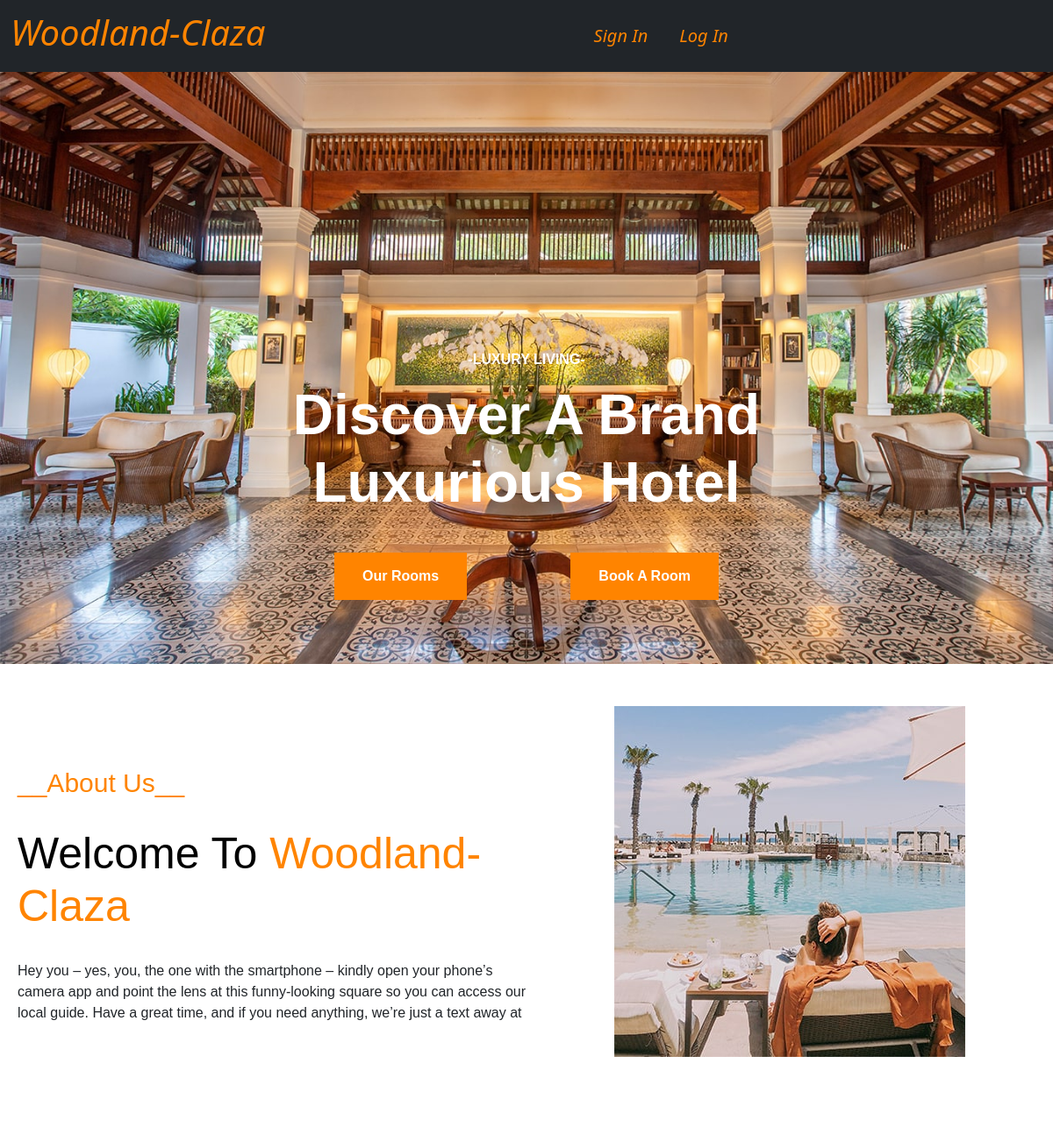
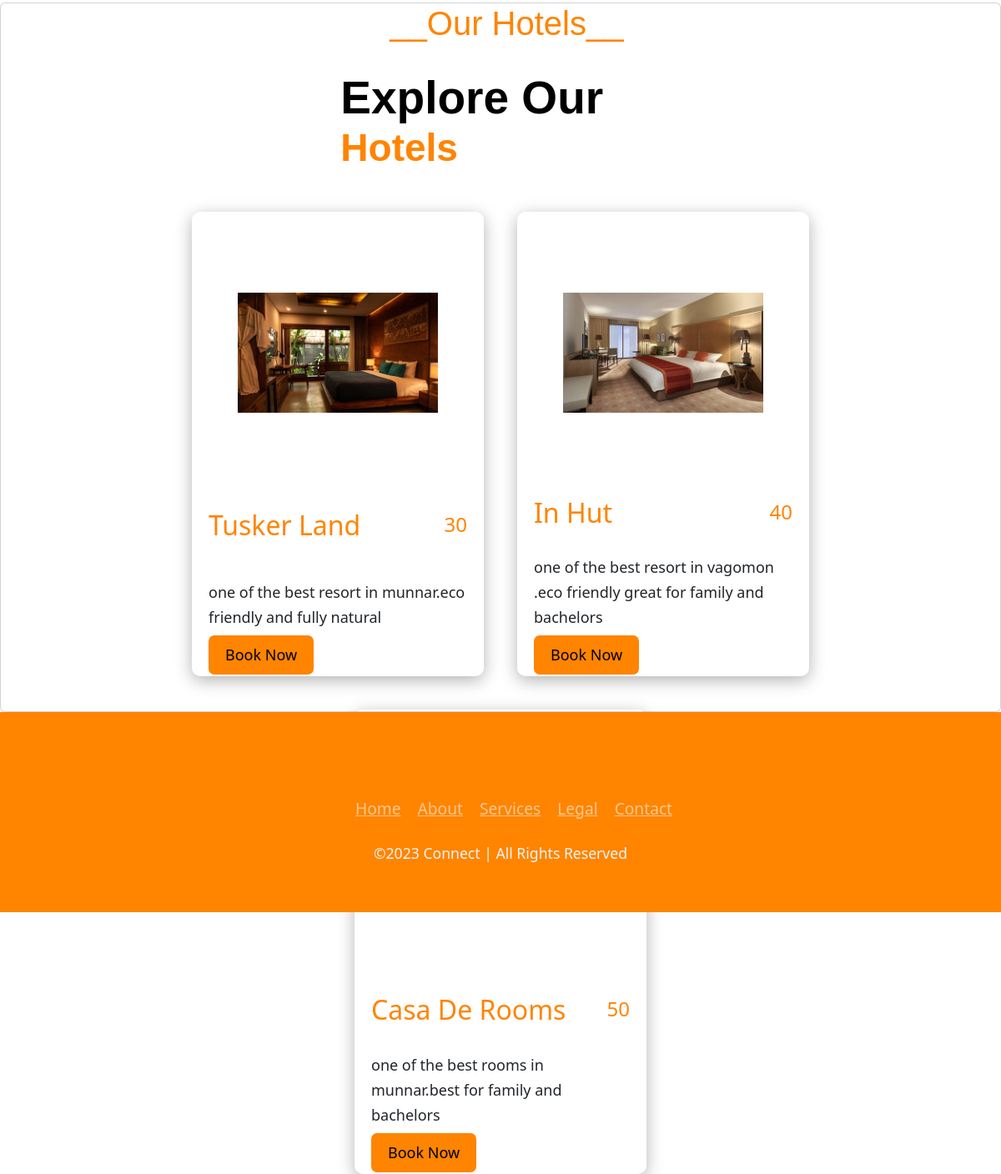
The page / on the database its author committed (2 pictures, top to bottom).
### hotelapp/models.py (models this page shows, shortened)
class Hotels(models.Model):
    image = models.ImageField(upload_to='pic')
    name = models.CharField(max_length=50)
    price = models.IntegerField()
    des = models.CharField(max_length=100)

### hotelapp/views.py (the view)
# urls.py: path('',views.index,name='index'),
def index(request):
    product = Hotels.objects.all()
    item = {
        'product':product
    }
    return render(request,'index.html',item)

### template/index.html (shortened to what this page needs)
{% load static %}
<!DOCTYPE html>
<html lang="en">
<head>
    <link href="https://cdn.jsdelivr.net/npm/bootstrap@5.3.0-alpha3/dist/css/bootstrap.min.css" rel="stylesheet">
    <link rel="stylesheet" href="{% static 'index.css' %}">
</head>
<body>
    <section>
    <nav class="navbar navbar-expand-lg bg-dark">
        <div class="container-fluid">
          <a class="navbar-brand" href="#"><h1 class="head">Woodland-Claza</h1></a>
          <div class="collapse navbar-collapse" id="navbarNav" >
            <ul class="navbar-nav">
              {% if user.is_authenticated %}
              <li class="nav-item">
                <a class="nav-link" aria-current="page" href="{% url 'index' %}">Home</a>
              </li>
              <li class="nav-item">
                <a class="nav-link" href="{% url 'comments' %}">Reviews</a>
              </li>
              <li class="nav-item">
                <a class="nav-link" href="#about">Rooms</a>
              </li>
              <li class="nav-item">
                <a class="nav-link" href="{% url 'logout' %}">Log Out</a>
              </li>
              <li class="nav-item">
                <a class="nav-link" style="color: antiquewhite;" href="">Logged In As {{user.username}}</a>
              </li>
              {% else %}
              <li class="nav-item">
                <a class="nav-link" href="{% url 'signup' %}">Sign In</a>
              </li>
              <li class="nav-item">
                <a class="nav-link" href="{% url 'login' %}">Log In</a>
              </li>
              {% endif %}
            </ul>
          </div>
        </div>
      </nav>
    </section>
<div class="container-fluid p-0 mb-5">
  <div id="header-carousel" class="carousel slide" data-bs-ride="carousel">
      <div class="carousel-inner">
          <div class="carousel-item active">
              <img id="carimg" class="w-100 " src="{% static 'images/carousel-1.jpg' %}" alt="Image">
              <div class="carousel-caption d-flex flex-column align-items-center justify-content-center">
                  <div class="p-3" style="max-width: 700px;">
                      <h6 class="section-title text-white text-uppercase mb-3 animated slideInDown" id="chead1">-Luxury Living-</h6>
                      <h1 class="display-3 text-white mb-4 animated slideInDown" id="chead2">Discover A Brand Luxurious Hotel</h1>
                      <a href="#rooms" class="btn  py-md-3 px-md-5 me-3 animated slideInLeft"><button class="cbut">Our Rooms</button></a>
                      <a href="{% url 'booking' %}" class="btn  py-md-3 px-md-5 animated slideInRight"><button class="cbut">Book A Room</button></a>
                  </div>
              </div>
          </div>
      </div>
      <button class="carousel-control-prev" type="button" data-bs-target="#header-carousel"
          data-bs-slide="prev">
          <span class="carousel-control-prev-icon" aria-hidden="true"></span>
      </button>
      <button class="carousel-control-next" type="button" data-bs-target="#header-carousel"
          data-bs-slide="next">
          <span class="carousel-control-next-icon" aria-hidden="true"></span>
      </button>
  </div>
</div>
<div class="aboutdiv" id="about">
  <div class="row-about">
    <div class="col-md-6">
      <div class="divpa">
        <h3>__About Us__</h3>
        <br>
        <h1><span style="color: black;">Welcome To</span> Woodland-Claza</h1>
        <br>
        <p>Hey you – yes, you, the one with the smartphone – kindly open your phone’s camera app and point the lens at this funny-looking square so you can access our local guide. Have a great time, and if you need anything, we’re just a text away at</p>
    </div>
    </div>
    <div class="col-md-6">
      <div class="imgdiv"><img src="{% static 'images/about-1.jpg' %}" alt=""></div>
      </div>
    </div>
  </div>
<div class="card" id="rooms">
<div class="row-cardhead">
  <div class="col-md-4"></div>
  <div class="col-md-4">
    <h3 class="headcard">__Our Hotels__</h3>
    <br>
    <h1 class="headcard1"><span style="font-size: 55px; font-family: 'Gill Sans', 'Gill Sans MT', Calibri, 'Trebuchet MS', sans-serif; color: black;">Explore Our</span> Hotels</h1></div>
  <div class="col-md-4"></div>
 </div>
 <div class="container">
  <div class="products">
    {% for i in product %}
    <div class="product">
      <div class="image1">
        <img src="{{i.image}}" alt="">
      </div>
      <div class="nameprice">
        <h3>{{i.name}}</h3>
        <span>{{i.price}}</span>
      </div>
      <p>{{i.des}}</p>
      <div class="bay">
        <a href="{% url 'booking' %}"><button >Book Now</button></a>
      </div>
    </div>
    {% endfor %}
  </div>
 </div>
</div>
    <div class="footerbody ">
      <footer class="pb-5 pt-5">
        <ul class="socialicon">
          <li><a href="#"></a></li>
          <li><a href="#"></a></li>
          <li><a href="#"></a></li>
          <li><a href="#"></a></li>
        </ul>
        <ul class="menu">
          <li><a href="#">Home</a></li>
          <li><a href="#">About</a></li>
          <li><a href="#">Services</a></li>
          <li><a href="#">Legal</a></li>
          <li><a href="#">Contact</a></li>
        </ul>
        <p>©2023 Connect | All Rights Reserved </p>
      </footer>
    </div>
</body>
</html>

### static/index.css (style rules this page uses)
* { margin: 0; padding: 0; }
.head { color: #FF8400; font-style: oblique; }
.collapse { display: flex; justify-content: center; }
.navbar-nav { font-size: 20px; }
.navbar-nav li a { color: #FF8400; font-style: italic; }
.navbar-nav li { margin: 10px; }
#chead1 { font-weight: 900; font-family: 'Gill Sans', 'Gill Sans MT', Calibri, 'Trebuchet MS', sans-serif; }
#chead2 { font-weight: 900; font-family: 'Gill Sans', 'Gill Sans MT', Calibri, 'Trebuchet MS', sans-serif; color: #FF8400; }
.cbut { background-color: #FF8400; border: none; color: white; padding: 15px 32px; text-align: center; text-decoration: none; display: inline-block; font-size: 16px; font-family: 'Gill Sans', 'Gill Sans MT', Calibri, 'Trebuchet MS', sans-serif; font-weight: bolder; }
.row-about { width: 100%; display: flex; }
.col-md-6 { height: 500px; width: 50%; display: flex; justify-content: center; }
.divpa { height: 300px; margin-top: 70px; margin-left: 20px; }
.divpa h3 { color: #FF8400; font-family: 'Gill Sans', 'Gill Sans MT', Calibri, 'Trebuchet MS', sans-serif; font-size: 30px; }
.divpa h1 { color: #FF8400; font-family: 'Gill Sans', 'Gill Sans MT', Calibri, 'Trebuchet MS', sans-serif; font-size: 50px; }
.divpa p { font-weight: 400; font-family: 'Gill Sans', 'Gill Sans MT', Calibri, 'Trebuchet MS', sans-serif; }
.row-cardhead { display: flex; }
.headcard { color: #FF8400; font-family: 'Gill Sans', 'Gill Sans MT', Calibri, 'Trebuchet MS', sans-serif; font-size: 40px; margin-left: 67px; }
.headcard1 { color: #FF8400; font-family: 'Gill Sans', 'Gill Sans MT', Calibri, 'Trebuchet MS', sans-serif; font-size: 46px; margin-left: 8px; font-weight: bold; }
.container { width: 80vw; height: 80vh; display: flex; flex-direction: column; justify-content: space-around; }
.products { width: 100%; height: 87%; display: flex; justify-content: center; flex-wrap: wrap; gap: 40px; }
.product { position: relative; width: 350px; height: 100%; box-shadow: 0 5px 20px rgba(0,0,0,.3); display: flex; flex-direction: column; justify-content: space-between; padding: 20px 20px 40px; border-radius: 10px; transition: .3s; }
.image1 { width: 100%; height: 60%; display: grid; place-items: center; }
.image1 img { width: 240px; }
.nameprice { width: 100%; display: flex; justify-content: space-between; }
.nameprice h3 { font-size: 2em; text-transform: capitalize; color: #FF8400; }
.nameprice span { font-size: 1.5em; color: #FF8400; }
.product p { font-size: 18px; line-height: 30px; }
.bay { position: absolute; bottom: 2px; }
.bay button { padding: 10px 20px; border-radius: 7px; border: none; background-color: #FF8400; font-size: 18px; text-transform: capitalize; cursor: pointer; transition: .5s; }
.footerbody { display: flex; justify-content: flex-end; align-items: flex-end; min-height: 20vh; }
footer { position: relative; width: 100%; background-image: linear-gradient(to right,#FF8400,#FF8400); min-height: 100px; padding: 20px 50px; display: flex; justify-content: center; align-items: center; flex-direction: column; }
footer .socialicon, footer .menu { position: relative; display: flex; justify-content: center; align-items: center; margin: 10px 0; flex-wrap: wrap; }
footer .socialicon li, footer .menu li { list-style: none; }
footer .menu li a { font-size: 1.2em; color: white; margin: 0 10px; display: inline-block; opacity: 0.55; }
footer p { color: whitesmoke; text-align: center; margin-top: 15px; margin-bottom: 10px; font-size: 1.1em; }

### rows shown on the page
Hotels: image (picture), name "Tusker Land", price "30", des "one of the best resort in munnar.eco friendly and fully natural"
Hotels: image (picture), name "In Hut", price "40", des "one of the best resort in vagomon .eco friendly great for family and bachelors"
Hotels: image (picture), name "Casa De Rooms", price "50", des "one of the best rooms in munnar.best for family and bachelors"
